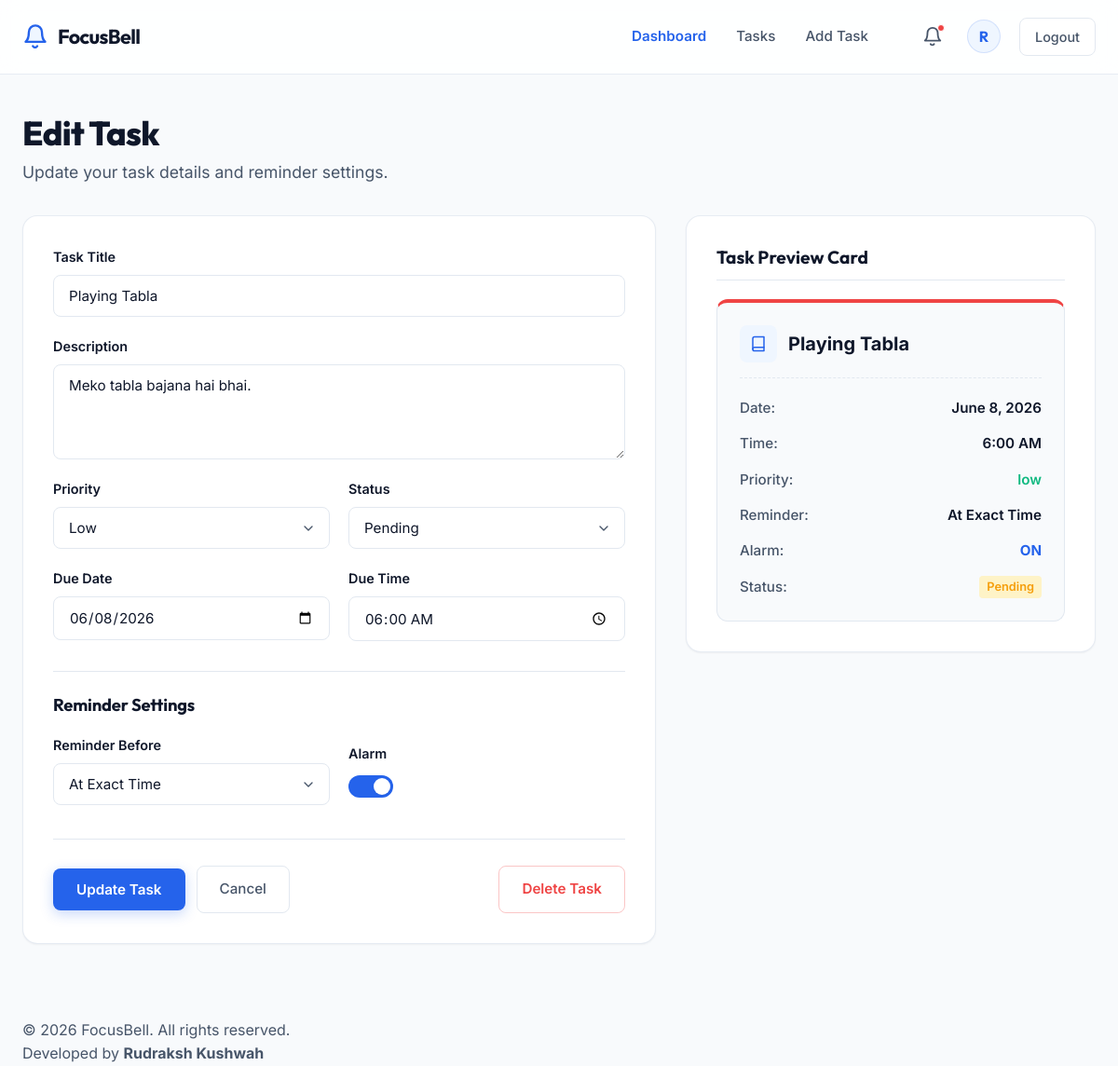
The page /tasks/edit/15 (signed in) on the database its author committed.
### tasks/models.py (models this page shows, shortened)
class Task(models.Model):
    priority_choices = (
        ('low','low'),
        ('high','high')
    )
    status_choices = (
        ('pending', 'pending'),
        ('completed', 'completed')
    )
    reminder_choices = (
        (0, "at exact Time"),
        (5, "5 Minutes Before"),
        (10, "10 Minutes Before"),
        (15, "15 Minutes Before"),
        (20, "20 Minutes Before"),
        (30, "30 Minutes Before"),
    )
    user = models.ForeignKey(User, on_delete=models.CASCADE)
    title = models.CharField(max_length=255)
    description = models.TextField(blank=True)
    due_date = models.DateField()
    due_time = models.TimeField()
    priority = models.CharField(max_length=20, choices=priority_choices, default='high')
    reminder_before = models.PositiveBigIntegerField(default=0, help_text='Reminder time in minutes before task', choices=reminder_choices)
    alarm_enabled = models.BooleanField(default=True)
    status = models.CharField(max_length=15,choices=status_choices, default='pending')
    created_at = models.DateTimeField(auto_now_add=True)
    updated_at = models.DateTimeField(auto_now=True)

### tasks/views.py (the view, shortened to what this page needs)
# urls.py: path('edit/<int:id>', edit_task, name="edit_task"),
@login_required
def edit_task(request, id):
    task = get_object_or_404(Task, id=id, user=request.user)
    context = {
        'task':task,
    }
    return render(request, 'edit_task.html', context)

### templates/edit_task.html (shortened to what this page needs)
{% extends "base.html" %}
{% load static %}
{% block link %}
  <link rel="stylesheet" href="{% static 'css/edit_task.css' %}">
  {% endblock link %}
  {% block content %}
  <main class="edit-main">
    <div class="container edit-container">
      <section class="page-header-card">
        <h1 class="page-main-title">Edit Task</h1>
        <p class="page-sub-headline">Update your task details and reminder settings.</p>
      </section>
      <div class="edit-grid">
        <div class="edit-left-column">
          <div class="edit-card form-wrapper-card">
            <form action="#" method="POST" class="task-edit-form">
              <div class="form-group">
                <label for="task_title" class="field-label">Task Title</label>
                <input type="text" id="task_title" name="title" class="form-input" value="{{task.title}}" required>
              </div>
              <div class="form-group">
                <label for="task_description" class="field-label">Description</label>
                <textarea id="task_description" name="description" class="form-textarea" rows="4" required>{{task.description}}</textarea>
              </div>
              <div class="form-row-grid">
                <div class="form-group">
                  <label for="task_priority" class="field-label">Priority</label>
                  <div class="select-wrapper">
                    <select id="task_priority" name="priority" class="styled-select">
                      <option value="low" {% if task.priority == 'low' %}selected{% endif %}>Low</option>
                    </select>
                  </div>
                </div>
                <div class="form-group">
                  <label for="task_status" class="field-label">Status</label>
                  <div class="select-wrapper">
                    <select id="task_status" name="status" class="styled-select">
                      <option value="pending" {% if task.status == "pending" %}selected{% endif %}>Pending</option>
                    </select>
                  </div>
                </div>
              </div>
              <div class="form-row-grid">
                <div class="form-group">
                  <label for="task_due_date" class="field-label">Due Date</label>
                  <input type="date" id="task_due_date" name="due_date" class="form-input" value="{{ task.due_date|date:'Y-m-d' }}" required>
                </div>
                <div class="form-group">
                  <label for="task_due_time" class="field-label">Due Time</label>
                  <input type="time" id="task_due_time" name="due_time" class="form-input" value="{{ task.due_time|time:'H:i' }}" required>
                </div>
              </div>
              <div class="settings-divider">
                <h3 class="divider-title">Reminder Settings</h3>
              </div>
              <div class="form-row-grid grid-align-center">
                <div class="form-group">
                  <label for="reminder_before" class="field-label">Reminder Before</label>
                  <div class="select-wrapper">
                    <select id="reminder_before" name="reminder_before" class="styled-select">
                      <option value="0" {% if task.reminder_before == 0 %}selected{% endif %}>At Exact Time</option>
                    </select>
                  </div>
                </div>
                <div class="form-group toggle-group-box">
                  <span class="field-label">Alarm</span>
                  <div class="toggle-switch-wrapper">
                    <label class="ios-switch-toggle">
                      <span class="toggle-slider"></span>
                    </label>
                  </div>
                </div>
              </div>
              <div class="form-actions-bottom-row">
                <div class="primary-actions-group">
                  <button type="submit" class="btn btn-primary btn-submit-update">Update Task</button>
                  <a href="{% url "dashboard" %}" class="btn btn-outline btn-cancel-edit">Cancel</a>
                </div>
                <a href="{% url 'delete_task' task.id %}" class="btn btn-danger-outline btn-delete-task">Delete Task</a>
              </div>
            </form>
          </div>
        </div>
        <div class="edit-right-column">
          <div class="edit-card preview-card-wrapper">
            <h3 class="preview-title">Task Preview Card</h3>
            <div class="mock-task-preview border-top-high">
              <div class="preview-header">
                <div class="preview-badge icon-books">
                  <svg viewBox="0 0 24 24" fill="none" stroke="currentColor" stroke-width="2" stroke-linecap="round" stroke-linejoin="round">
                    <path d="M4 19.5A2.5 2.5 0 0 1 6.5 17H20"></path>
                    <path d="M6.5 2H20v20H6.5A2.5 2.5 0 0 1 4 19.5v-15A2.5 2.5 0 0 1 6.5 2z"></path>
                  </svg>
                </div>
                <span class="preview-task-headline" id="preview_title_text">DSA Practice</span>
              </div>
              <div class="preview-details-list">
                <div class="preview-detail-row">
                  <span class="detail-label">Date:</span>
                  <span class="detail-value" id="preview_date_text">20 June 2026</span>
                </div>
                <div class="preview-detail-row">
                  <span class="detail-label">Time:</span>
                  <span class="detail-value" id="preview_time_text">7:00 PM</span>
                </div>
                <div class="preview-detail-row">
                  <span class="detail-label">Priority:</span>
                  <span class="detail-value text-high-priority" id="preview_priority_text">High</span>
                </div>
                <div class="preview-detail-row">
                  <span class="detail-label">Reminder:</span>
                  <span class="detail-value" id="preview_reminder_text">10 Minutes Before</span>
                </div>
                <div class="preview-detail-row">
                  <span class="detail-label">Alarm:</span>
                  <span class="detail-value text-alarm-status" id="preview_alarm_text">ON</span>
                </div>
                <div class="preview-detail-row">
                  <span class="detail-label">Status:</span>
                  <span class="detail-value status-badge-pending" id="preview_status_text">Pending</span>
                </div>
              </div>
            </div>
          </div>
        </div>
      </div>
    </div>
  </main>
  {% endblock content %}
{% block script %}
</body>
</html>
{% endblock script %}

### templates/base.html (shortened to what this page needs)
{% load static %}
<!DOCTYPE html>
<html lang="en">
<head>
  {% block link %}
  {% endblock link %}
  </head>
<body>
  <header class="navbar" id="navbar">
    <div class="container navbar-container">
      <a href="index.html#home" class="logo">
        <span class="logo-text">FocusBell</span>
      </a>
      <nav class="nav-links" id="nav-links">
        <a href="{% url 'dashboard' %}" class="nav-item active">Dashboard</a>
        <a href="{% url 'task_list' %}" class="nav-item">Tasks</a>
        <a href="{% url 'add_task' %}" class="nav-item">Add Task</a>
        <div class="nav-utilities">
          <button class="utility-btn notification-bell" aria-label="Notifications">
            <span class="active-badge-dot"></span>
          </button>
          <a href="{% url 'profile' %}"><div class="user-avatar" title="Rudraksh Kushwah">
            <span>{{ request.user.username|first|upper }}</span>
          </div></a>
          <a href="{% url 'logout_page' %}" class="btn btn-outline btn-logout">Logout</a>
        </div>
      </nav>
    </div>
  </header>
{% block content %}
{% endblock content %}
<footer class="dashboard-footer">
    <div class="container footer-bottom">
        <p class="copyright-text">
            &copy; 2026 FocusBell. All rights reserved.
        </p>
        <p class="developer-text">
            Developed by <strong>Rudraksh Kushwah</strong>
        </p>
    </div>
</footer>
  {% block script %}
  {% endblock script %}

### rows shown on the page
Task: title "Playing Tabla", description "Meko tabla bajana hai bhai.", priority "Low", status "Pending", due_date "06/08/2026", due_time "06:00", reminder_before "At Exact Time"

### other values the page prints
{{ request.user.username|first|upper }} "R"
